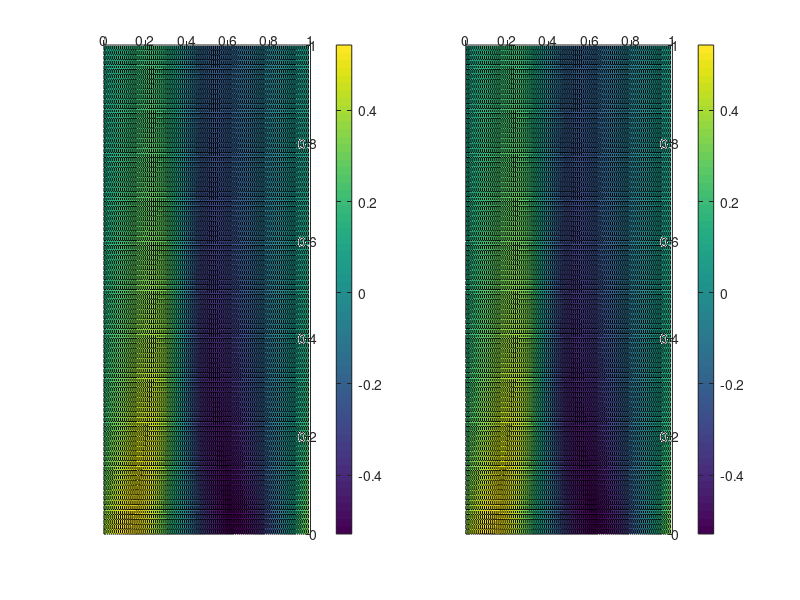
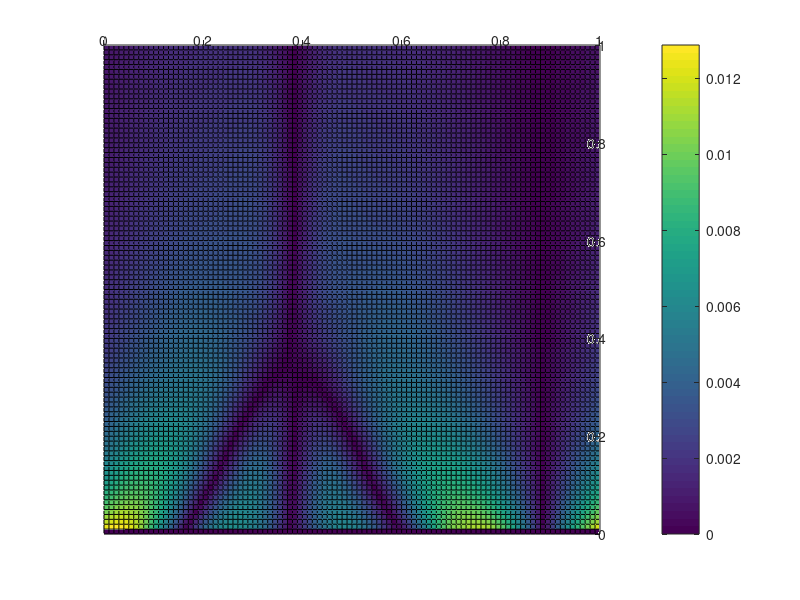

Write the MATLAB code that produced these figures, in order.
load Bur_Test_Inter.mat x t Burg_pre Burg_true pt
parameter = pt

subplot(1,2,1)
surf(t(1:end),x,Burg_pre(:,1:end)), 
% shading interp, lighting phong, axis tight
% colormap(summer); set(gca,'zlim')
% light('color',[1 1 0],'position',[-1,2,2])
% material([0.30 0.60 0.60 40.00 1.00]);
% title('The Burgers equation')
% xlabel('t'); ylabel('x')
% view([0,90])
view([90,-90])
colorbar

subplot(1,2,2)
surf(t(1:end),x,Burg_true(:,1:end)), 
% shading interp, lighting phong, axis tight
% colormap(summer); set(gca,'zlim')
% light('color',[1 1 0],'position',[-1,2,2])
% material([0.30 0.60 0.60 40.00 1.00]);
% title('The Burgers equation')
% xlabel('t'); ylabel('x')
% view([0,90])
view([90,-90])
colorbar

Err= abs(Burg_pre-Burg_true);

figure
surf(t,x,Err), 
% shading interp, lighting phong, axis tight
% colormap(summer); set(gca,'zlim')
% light('color',[1 1 0],'position',[-1,2,2])
% material([0.30 0.60 0.60 40.00 1.00]);
% title('The Burgers equation')
% xlabel('t'); ylabel('x')
view([90,-90])
colorbar
